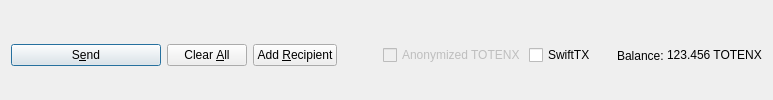
         <widget class="QFrame" name="frame_Send">
          <layout class="QHBoxLayout" name="horizontalLayout">
           <property name="bottomMargin">
            <number>0</number>
           </property>
           <item>
            <widget class="QPushButton" name="sendButton">
             <property name="minimumSize">
              <size>
               <width>150</width>
               <height>0</height>
              </size>
             </property>
             <property name="toolTip">
              <string>Confirm the send action</string>
             </property>
             <property name="text">
              <string>S&amp;end</string>
             </property>
             <property name="icon">
              <iconset resource="../totem.qrc">
               <normaloff>:/icons/send</normaloff>:/icons/send</iconset>
             </property>
             <property name="autoDefault">
              <bool>false</bool>
             </property>
             <property name="default">
              <bool>true</bool>
             </property>
            </widget>
           </item>
           <item>
            <widget class="QPushButton" name="clearButton">
             <property name="sizePolicy">
              <sizepolicy hsizetype="Minimum" vsizetype="Fixed">
               <horstretch>0</horstretch>
               <verstretch>0</verstretch>
              </sizepolicy>
             </property>
             <property name="toolTip">
              <string>Clear all fields of the form.</string>
             </property>
             <property name="text">
              <string>Clear &amp;All</string>
             </property>
             <property name="icon">
              <iconset resource="../totem.qrc">
               <normaloff>:/icons/remove</normaloff>:/icons/remove</iconset>
             </property>
             <property name="autoDefault">
              <bool>false</bool>
             </property>
            </widget>
           </item>
           <item>
            <widget class="QPushButton" name="addButton">
             <property name="toolTip">
              <string>Send to multiple recipients at once</string>
             </property>
             <property name="text">
              <string>Add &amp;Recipient</string>
             </property>
             <property name="icon">
              <iconset resource="../totem.qrc">
               <normaloff>:/icons/add</normaloff>:/icons/add</iconset>
             </property>
             <property name="autoDefault">
              <bool>false</bool>
             </property>
            </widget>
           </item>
           <item>
            <spacer name="horizontalSpacer">
             <property name="orientation">
              <enum>Qt::Horizontal</enum>
             </property>
             <property name="sizeHint" stdset="0">
              <size>
               <width>40</width>
               <height>20</height>
              </size>
             </property>
            </spacer>
           </item>
           <item>
            <layout class="QHBoxLayout" name="horizontalLayout_2">
             <property name="spacing">
              <number>3</number>
             </property>
             <item>
              <widget class="QCheckBox" name="checkzTOTENX">
               <property name="enabled">
                <bool>false</bool>
               </property>
               <property name="text">
                <string>Anonymized TOTENX</string>
               </property>
              </widget>
             </item>
             <item>
              <widget class="QCheckBox" name="checkSwiftTX">
               <property name="enabled">
                <bool>true</bool>
               </property>
               <property name="minimumSize">
                <size>
                 <width>85</width>
                 <height>0</height>
                </size>
               </property>
               <property name="text">
                <string>SwiftTX</string>
               </property>
              </widget>
             </item>
             <item>
              <widget class="QLabel" name="label">
               <property name="text">
                <string>Balance:</string>
               </property>
              </widget>
             </item>
             <item>
              <widget class="QLabel" name="labelBalance">
               <property name="sizePolicy">
                <sizepolicy hsizetype="Preferred" vsizetype="Fixed">
                 <horstretch>0</horstretch>
                 <verstretch>0</verstretch>
                </sizepolicy>
               </property>
               <property name="cursor">
                <cursorShape>IBeamCursor</cursorShape>
               </property>
               <property name="text">
                <string notr="true">123.456 TOTENX</string>
               </property>
               <property name="textInteractionFlags">
                <set>Qt::LinksAccessibleByMouse|Qt::TextSelectableByKeyboard|Qt::TextSelectableByMouse</set>
               </property>
              </widget>
             </item>
            </layout>
           </item>
          </layout>
         </widget>
